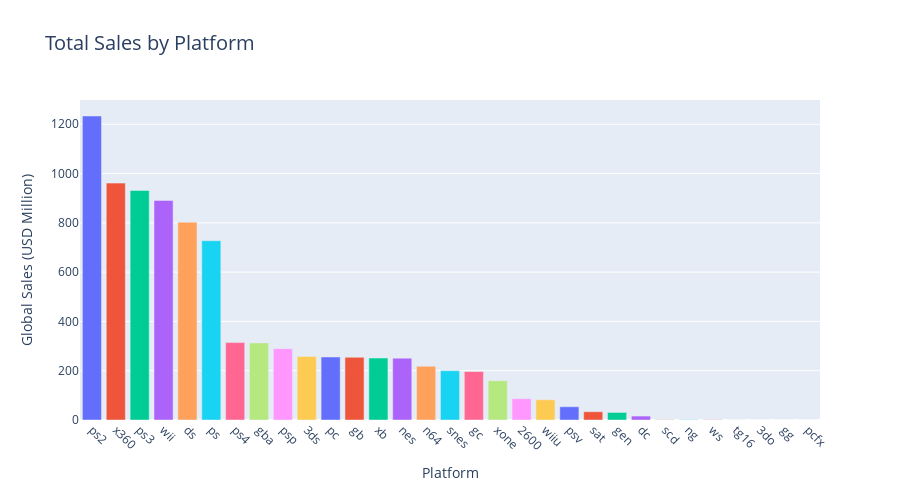

Notebook code for this chart:
### Markdown cell above
#### Conclusion
The distribution of the number of games that were released each year is left-skewed. This makes sense as the first video game consoles were not popularized until the 1980s. As the popularity of video games grew as time passed, it would make sense that more video games would be produced. The majority of the distribution is of games produced after 2000, with a smaller distribution of the data being from the most recent years (2012 and on). The histogram of the number of games produced by age category, reflects the same information as the previous histogram, but it is easier to see that the biggest proportion of the data is from games that were released 6-10 years before 2016.

### Code cell
# distribution of sales across each platform
platform_sales = df.groupby(by=['platform'])['tot_sales'].sum().sort_values(ascending=False)
platform_sales
bar1 = px.bar(platform_sales,title='Total Sales by Platform',
              labels={'platform':'Platform','value':'Global Sales (USD Million)'},
              color=platform_sales.index)
bar1.update_layout(title_font_size=20,height=500,
                   showlegend=False)
bar1.update_xaxes(tickangle=45)
bar1.show()

### Figure 1 — Plotly figure (JSON) as saved in the notebook; plotly's stock layout.template omitted (floating-point values rounded to 4 significant figures)
{"data": [{"alignmentgroup": "True", "hovertemplate": "Platform=%{x}<br>Global Sales (USD Million)=%{y}<extra></extra>", "legendgroup": "ps2", "marker": {"color": "#636efa", "pattern": {"shape": ""}}, "name": "ps2", "offsetgroup": "ps2", "orientation": "v", "showlegend": true, "textposition": "auto", "type": "bar", "x": ["ps2"], "xaxis": "x", "y": [1234.0], "yaxis": "y"}, {"alignmentgroup": "True", "hovertemplate": "Platform=%{x}<br>Global Sales (USD Million)=%{y}<extra></extra>", "legendgroup": "x360", "marker": {"color": "#EF553B", "pattern": {"shape": ""}}, "name": "x360", "offsetgroup": "x360", "orientation": "v", "showlegend": true, "textposition": "auto", "type": "bar", "x": ["x360"], "xaxis": "x", "y": [961.2], "yaxis": "y"}, {"alignmentgroup": "True", "hovertemplate": "Platform=%{x}<br>Global Sales (USD Million)=%{y}<extra></extra>", "legendgroup": "ps3", "marker": {"color": "#00cc96", "pattern": {"shape": ""}}, "name": "ps3", "offsetgroup": "ps3", "orientation": "v", "showlegend": true, "textposition": "auto", "type": "bar", "x": ["ps3"], "xaxis": "x", "y": [931.3], "yaxis": "y"}, {"alignmentgroup": "True", "hovertemplate": "Platform=%{x}<br>Global Sales (USD Million)=%{y}<extra></extra>", "legendgroup": "wii", "marker": {"color": "#ab63fa", "pattern": {"shape": ""}}, "name": "wii", "offsetgroup": "wii", "orientation": "v", "showlegend": true, "textposition": "auto", "type": "bar", "x": ["wii"], "xaxis": "x", "y": [891.2], "yaxis": "y"}, {"alignmentgroup": "True", "hovertemplate": "Platform=%{x}<br>Global Sales (USD Million)=%{y}<extra></extra>", "legendgroup": "ds", "marker": {"color": "#FFA15A", "pattern": {"shape": ""}}, "name": "ds", "offsetgroup": "ds", "orientation": "v", "showlegend": true, "textposition": "auto", "type": "bar", "x": ["ds"], "xaxis": "x", "y": [802.8], "yaxis": "y"}, {"alignmentgroup": "True", "hovertemplate": "Platform=%{x}<br>Global Sales (USD Million)=%{y}<extra></extra>", "legendgroup": "ps", "marker": {"color": "#19d3f3", "pattern": {"shape": ""}}, "name": "ps", "offsetgroup": "ps", "orientation": "v", "showlegend": true, "textposition": "auto", "type": "bar", "x": ["ps"], "xaxis": "x", "y": [727.6], "yaxis": "y"}, {"alignmentgroup": "True", "hovertemplate": "Platform=%{x}<br>Global Sales (USD Million)=%{y}<extra></extra>", "legendgroup": "ps4", "marker": {"color": "#FF6692", "pattern": {"shape": ""}}, "name": "ps4", "offsetgroup": "ps4", "orientation": "v", "showlegend": true, "textposition": "auto", "type": "bar", "x": ["ps4"], "xaxis": "x", "y": [314.1], "yaxis": "y"}, {"alignmentgroup": "True", "hovertemplate": "Platform=%{x}<br>Global Sales (USD Million)=%{y}<extra></extra>", "legendgroup": "gba", "marker": {"color": "#B6E880", "pattern": {"shape": ""}}, "name": "gba", "offsetgroup": "gba", "orientation": "v", "showlegend": true, "textposition": "auto", "type": "bar", "x": ["gba"], "xaxis": "x", "y": [312.9], "yaxis": "y"}, {"alignmentgroup": "True", "hovertemplate": "Platform=%{x}<br>Global Sales (USD Million)=%{y}<extra></extra>", "legendgroup": "psp", "marker": {"color": "#FF97FF", "pattern": {"shape": ""}}, "name": "psp", "offsetgroup": "psp", "orientation": "v", "showlegend": true, "textposition": "auto", "type": "bar", "x": ["psp"], "xaxis": "x", "y": [289.5], "yaxis": "y"}, {"alignmentgroup": "True", "hovertemplate": "Platform=%{x}<br>Global Sales (USD Million)=%{y}<extra></extra>", "legendgroup": "3ds", "marker": {"color": "#FECB52", "pattern": {"shape": ""}}, "name": "3ds", "offsetgroup": "3ds", "orientation": "v", "showlegend": true, "textposition": "auto", "type": "bar", "x": ["3ds"], "xaxis": "x", "y": [257.8], "yaxis": "y"}, {"alignmentgroup": "True", "hovertemplate": "Platform=%{x}<br>Global Sales (USD Million)=%{y}<extra></extra>", "legendgroup": "pc", "marker": {"color": "#636efa", "pattern": {"shape": ""}}, "name": "pc", "offsetgroup": "pc", "orientation": "v", "showlegend": true, "textposition": "auto", "type": "bar", "x": ["pc"], "xaxis": "x", "y": [255.8], "yaxis": "y"}, {"alignmentgroup": "True", "hovertemplate": "Platform=%{x}<br>Global Sales (USD Million)=%{y}<extra></extra>", "legendgroup": "gb", "marker": {"color": "#EF553B", "pattern": {"shape": ""}}, "name": "gb", "offsetgroup": "gb", "orientation": "v", "showlegend": true, "textposition": "auto", "type": "bar", "x": ["gb"], "xaxis": "x", "y": [254.4], "yaxis": "y"}, {"alignmentgroup": "True", "hovertemplate": "Platform=%{x}<br>Global Sales (USD Million)=%{y}<extra></extra>", "legendgroup": "xb", "marker": {"color": "#00cc96", "pattern": {"shape": ""}}, "name": "xb", "offsetgroup": "xb", "orientation": "v", "showlegend": true, "textposition": "auto", "type": "bar", "x": ["xb"], "xaxis": "x", "y": [251.6], "yaxis": "y"}, {"alignmentgroup": "True", "hovertemplate": "Platform=%{x}<br>Global Sales (USD Million)=%{y}<extra></extra>", "legendgroup": "nes", "marker": {"color": "#ab63fa", "pattern": {"shape": ""}}, "name": "nes", "offsetgroup": "nes", "orientation": "v", "showlegend": true, "textposition": "auto", "type": "bar", "x": ["nes"], "xaxis": "x", "y": [251.1], "yaxis": "y"}, {"alignmentgroup": "True", "hovertemplate": "Platform=%{x}<br>Global Sales (USD Million)=%{y}<extra></extra>", "legendgroup": "n64", "marker": {"color": "#FFA15A", "pattern": {"shape": ""}}, "name": "n64", "offsetgroup": "n64", "orientation": "v", "showlegend": true, "textposition": "auto", "type": "bar", "x": ["n64"], "xaxis": "x", "y": [218.0], "yaxis": "y"}, {"alignmentgroup": "True", "hovertemplate": "Platform=%{x}<br>Global Sales (USD Million)=%{y}<extra></extra>", "legendgroup": "snes", "marker": {"color": "#19d3f3", "pattern": {"shape": ""}}, "name": "snes", "offsetgroup": "snes", "orientation": "v", "showlegend": true, "textposition": "auto", "type": "bar", "x": ["snes"], "xaxis": "x", "y": [200.0], "yaxis": "y"}, {"alignmentgroup": "True", "hovertemplate": "Platform=%{x}<br>Global Sales (USD Million)=%{y}<extra></extra>", "legendgroup": "gc", "marker": {"color": "#FF6692", "pattern": {"shape": ""}}, "name": "gc", "offsetgroup": "gc", "orientation": "v", "showlegend": true, "textposition": "auto", "type": "bar", "x": ["gc"], "xaxis": "x", "y": [196.7], "yaxis": "y"}, {"alignmentgroup": "True", "hovertemplate": "Platform=%{x}<br>Global Sales (USD Million)=%{y}<extra></extra>", "legendgroup": "xone", "marker": {"color": "#B6E880", "pattern": {"shape": ""}}, "name": "xone", "offsetgroup": "xone", "orientation": "v", "showlegend": true, "textposition": "auto", "type": "bar", "x": ["xone"], "xaxis": "x", "y": [159.3], "yaxis": "y"}, {"alignmentgroup": "True", "hovertemplate": "Platform=%{x}<br>Global Sales (USD Million)=%{y}<extra></extra>", "legendgroup": "2600", "marker": {"color": "#FF97FF", "pattern": {"shape": ""}}, "name": "2600", "offsetgroup": "2600", "orientation": "v", "showlegend": true, "textposition": "auto", "type": "bar", "x": ["2600"], "xaxis": "x", "y": [86.48], "yaxis": "y"}, {"alignmentgroup": "True", "hovertemplate": "Platform=%{x}<br>Global Sales (USD Million)=%{y}<extra></extra>", "legendgroup": "wiiu", "marker": {"color": "#FECB52", "pattern": {"shape": ""}}, "name": "wiiu", "offsetgroup": "wiiu", "orientation": "v", "showlegend": true, "textposition": "auto", "type": "bar", "x": ["wiiu"], "xaxis": "x", "y": [82.19], "yaxis": "y"}, {"alignmentgroup": "True", "hovertemplate": "Platform=%{x}<br>Global Sales (USD Million)=%{y}<extra></extra>", "legendgroup": "psv", "marker": {"color": "#636efa", "pattern": {"shape": ""}}, "name": "psv", "offsetgroup": "psv", "orientation": "v", "showlegend": true, "textposition": "auto", "type": "bar", "x": ["psv"], "xaxis": "x", "y": [53.81], "yaxis": "y"}, {"alignmentgroup": "True", "hovertemplate": "Platform=%{x}<br>Global Sales (USD Million)=%{y}<extra></extra>", "legendgroup": "sat", "marker": {"color": "#EF553B", "pattern": {"shape": ""}}, "name": "sat", "offsetgroup": "sat", "orientation": "v", "showlegend": true, "textposition": "auto", "type": "bar", "x": ["sat"], "xaxis": "x", "y": [33.59], "yaxis": "y"}, {"alignmentgroup": "True", "hovertemplate": "Platform=%{x}<br>Global Sales (USD Million)=%{y}<extra></extra>", "legendgroup": "gen", "marker": {"color": "#00cc96", "pattern": {"shape": ""}}, "name": "gen", "offsetgroup": "gen", "orientation": "v", "showlegend": true, "textposition": "auto", "type": "bar", "x": ["gen"], "xaxis": "x", "y": [30.77], "yaxis": "y"}, {"alignmentgroup": "True", "hovertemplate": "Platform=%{x}<br>Global Sales (USD Million)=%{y}<extra></extra>", "legendgroup": "dc", "marker": {"color": "#ab63fa", "pattern": {"shape": ""}}, "name": "dc", "offsetgroup": "dc", "orientation": "v", "showlegend": true, "textposition": "auto", "type": "bar", "x": ["dc"], "xaxis": "x", "y": [15.95], "yaxis": "y"}, {"alignmentgroup": "True", "hovertemplate": "Platform=%{x}<br>Global Sales (USD Million)=%{y}<extra></extra>", "legendgroup": "scd", "marker": {"color": "#FFA15A", "pattern": {"shape": ""}}, "name": "scd", "offsetgroup": "scd", "orientation": "v", "showlegend": true, "textposition": "auto", "type": "bar", "x": ["scd"], "xaxis": "x", "y": [1.86], "yaxis": "y"}, {"alignmentgroup": "True", "hovertemplate": "Platform=%{x}<br>Global Sales (USD Million)=%{y}<extra></extra>", "legendgroup": "ng", "marker": {"color": "#19d3f3", "pattern": {"shape": ""}}, "name": "ng", "offsetgroup": "ng", "orientation": "v", "showlegend": true, "textposition": "auto", "type": "bar", "x": ["ng"], "xaxis": "x", "y": [1.44], "yaxis": "y"}, {"alignmentgroup": "True", "hovertemplate": "Platform=%{x}<br>Global Sales (USD Million)=%{y}<extra></extra>", "legendgroup": "ws", "marker": {"color": "#FF6692", "pattern": {"shape": ""}}, "name": "ws", "offsetgroup": "ws", "orientation": "v", "showlegend": true, "textposition": "auto", "type": "bar", "x": ["ws"], "xaxis": "x", "y": [1.42], "yaxis": "y"}, {"alignmentgroup": "True", "hovertemplate": "Platform=%{x}<br>Global Sales (USD Million)=%{y}<extra></extra>", "legendgroup": "tg16", "marker": {"color": "#B6E880", "pattern": {"shape": ""}}, "name": "tg16", "offsetgroup": "tg16", "orientation": "v", "showlegend": true, "textposition": "auto", "type": "bar", "x": ["tg16"], "xaxis": "x", "y": [0.16], "yaxis": "y"}, {"alignmentgroup": "True", "hovertemplate": "Platform=%{x}<br>Global Sales (USD Million)=%{y}<extra></extra>", "legendgroup": "3do", "marker": {"color": "#FF97FF", "pattern": {"shape": ""}}, "name": "3do", "offsetgroup": "3do", "orientation": "v", "showlegend": true, "textposition": "auto", "type": "bar", "x": ["3do"], "xaxis": "x", "y": [0.1], "yaxis": "y"}, {"alignmentgroup": "True", "hovertemplate": "Platform=%{x}<br>Global Sales (USD Million)=%{y}<extra></extra>", "legendgroup": "gg", "marker": {"color": "#FECB52", "pattern": {"shape": ""}}, "name": "gg", "offsetgroup": "gg", "orientation": "v", "showlegend": true, "textposition": "auto", "type": "bar", "x": ["gg"], "xaxis": "x", "y": [0.04], "yaxis": "y"}, {"alignmentgroup": "True", "hovertemplate": "Platform=%{x}<br>Global Sales (USD Million)=%{y}<extra></extra>", "legendgroup": "pcfx", "marker": {"color": "#636efa", "pattern": {"shape": ""}}, "name": "pcfx", "offsetgroup": "pcfx", "orientation": "v", "showlegend": true, "textposition": "auto", "type": "bar", "x": ["pcfx"], "xaxis": "x", "y": [0.03], "yaxis": "y"}], "layout": {"barmode": "relative", "height": 500, "legend": {"title": {"text": "Platform"}, "tracegroupgap": 0}, "showlegend": false, "title": {"font": {"size": 20}, "text": "Total Sales by Platform"}, "xaxis": {"anchor": "y", "categoryarray": ["ps2", "x360", "ps3", "wii", "ds", "ps", "ps4", "gba", "psp", "3ds", "pc", "gb", "xb", "nes", "n64", "snes", "gc", "xone", "2600", "wiiu", "psv", "sat", "gen", "dc", "scd", "ng", "ws", "tg16", "3do", "gg", "pcfx"], "categoryorder": "array", "domain": [0, 1], "tickangle": 45, "title": {"text": "Platform"}}, "yaxis": {"anchor": "x", "domain": [0, 1], "title": {"text": "Global Sales (USD Million)"}}}}
